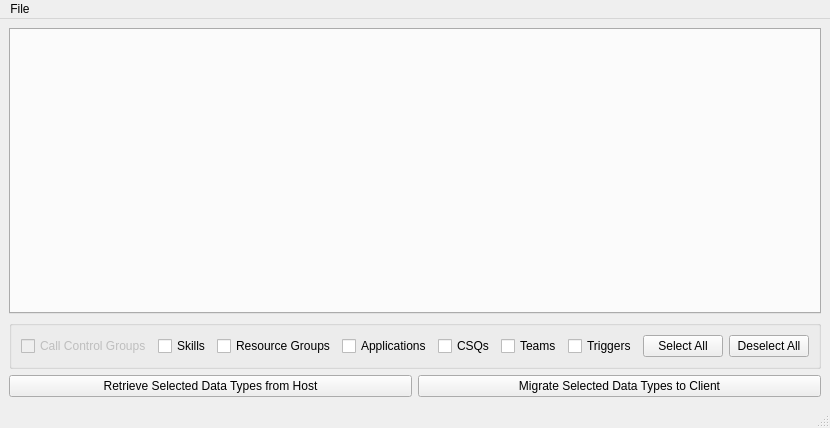
<?xml version="1.0" encoding="UTF-8"?>
<ui version="4.0">
 <class>UCCXTabbedWindow</class>
 <widget class="QMainWindow" name="UCCXTabbedWindow">
  <property name="geometry">
   <rect>
    <x>0</x>
    <y>0</y>
    <width>781</width>
    <height>428</height>
   </rect>
  </property>
  <property name="windowTitle">
   <string>XIPE - UCCX Migration Viewer</string>
  </property>
  <widget class="QWidget" name="centralwidget">
   <layout class="QVBoxLayout" name="verticalLayout">
    <item>
     <widget class="QTabWidget" name="tabWidget">
      <property name="currentIndex">
       <number>-1</number>
      </property>
     </widget>
    </item>
    <item>
     <widget class="QGroupBox" name="horizontalGroupBox_2">
      <layout class="QHBoxLayout" name="horizontalLayout_2">
       <item>
        <widget class="QCheckBox" name="checkboxCCGs">
         <property name="enabled">
          <bool>false</bool>
         </property>
         <property name="text">
          <string>Call Control Groups</string>
         </property>
        </widget>
       </item>
       <item>
        <widget class="QCheckBox" name="checkboxSkills">
         <property name="text">
          <string>Skills</string>
         </property>
         <property name="checked">
          <bool>false</bool>
         </property>
        </widget>
       </item>
       <item>
        <widget class="QCheckBox" name="checkboxRGs">
         <property name="text">
          <string>Resource Groups</string>
         </property>
         <property name="checked">
          <bool>false</bool>
         </property>
        </widget>
       </item>
       <item>
        <widget class="QCheckBox" name="checkboxApps">
         <property name="text">
          <string>Applications</string>
         </property>
         <property name="checked">
          <bool>false</bool>
         </property>
        </widget>
       </item>
       <item>
        <widget class="QCheckBox" name="checkboxCSQs">
         <property name="text">
          <string>CSQs</string>
         </property>
         <property name="checked">
          <bool>false</bool>
         </property>
        </widget>
       </item>
       <item>
        <widget class="QCheckBox" name="checkboxTeams">
         <property name="text">
          <string>Teams</string>
         </property>
         <property name="checked">
          <bool>false</bool>
         </property>
        </widget>
       </item>
       <item>
        <widget class="QCheckBox" name="checkboxTriggers">
         <property name="text">
          <string>Triggers</string>
         </property>
         <property name="checked">
          <bool>false</bool>
         </property>
        </widget>
       </item>
       <item>
        <widget class="QPushButton" name="btnSelectAll">
         <property name="text">
          <string>Select All</string>
         </property>
        </widget>
       </item>
       <item>
        <widget class="QPushButton" name="btnUncheckAll">
         <property name="text">
          <string>Deselect All</string>
         </property>
        </widget>
       </item>
      </layout>
     </widget>
    </item>
    <item>
     <layout class="QHBoxLayout" name="horizontalLayout">
      <item>
       <widget class="QPushButton" name="btnGetData">
        <property name="text">
         <string>Retrieve Selected Data Types from Host</string>
        </property>
       </widget>
      </item>
      <item>
       <widget class="QPushButton" name="btnPushData">
        <property name="enabled">
         <bool>true</bool>
        </property>
        <property name="text">
         <string>Migrate Selected Data Types to Client</string>
        </property>
        <property name="checkable">
         <bool>false</bool>
        </property>
       </widget>
      </item>
     </layout>
    </item>
   </layout>
  </widget>
  <widget class="QMenuBar" name="menubar">
   <property name="geometry">
    <rect>
     <x>0</x>
     <y>0</y>
     <width>781</width>
     <height>21</height>
    </rect>
   </property>
   <widget class="QMenu" name="menuFile">
    <property name="title">
     <string>File</string>
    </property>
   </widget>
   <addaction name="menuFile"/>
  </widget>
  <widget class="QStatusBar" name="statusbar"/>
 </widget>
 <resources/>
 <connections/>
</ui>
